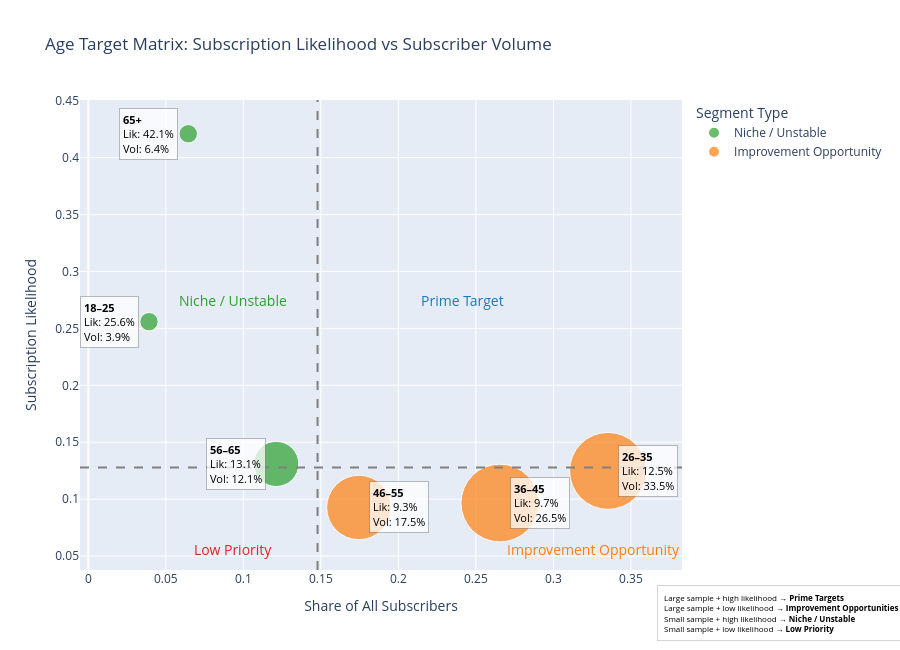

The notebook cell saved with this chart:
### Markdown cell above
> Result:
> - Age 65+ customers has highest conversion rate
> - Age 26-45 is a larger group of subscribers but have low responsiveness

### Code cell
# Target Matrix with plotly to show the target segments based on subscription likelihood and subscriber volume by age group

import pandas as pd
import plotly.express as px

# --- Prepare data ---
df['y_binary'] = df['y'].apply(lambda x: 1 if x=='yes' else 0)

# Likelihood table
likelihood = df.groupby('age_group')['y_binary'].mean().reset_index()
likelihood.rename(columns={'y_binary': 'likelihood'}, inplace=True)

# Volume table (share of all subscribers)
subscriber_counts = df[df['y'] == 'yes'].groupby('age_group').size().reset_index(name='subscriber_count')
total_subscribers = subscriber_counts['subscriber_count'].sum()
subscriber_counts['volume_share'] = subscriber_counts['subscriber_count'] / total_subscribers

# Sample size table
sample_size = df.groupby('age_group').size().reset_index(name='sample_size')

# Merge all metrics
merged = likelihood.merge(subscriber_counts, on='age_group', how='left')
merged = merged.merge(sample_size, on='age_group', how='left')
merged['volume_share'] = merged['volume_share'].fillna(0)

# --- Compute thresholds ---
likelihood_threshold = merged['likelihood'].median()
volume_threshold = merged['volume_share'].median()

# --- Assign quadrant labels ---
def classify_quadrant(row):
    if row['volume_share'] >= volume_threshold and row['likelihood'] >= likelihood_threshold:
        return "Prime Target"
    elif row['volume_share'] >= volume_threshold and row['likelihood'] < likelihood_threshold:
        return "Improvement Opportunity"
    elif row['volume_share'] < volume_threshold and row['likelihood'] >= likelihood_threshold:
        return "Niche / Unstable"
    else:
        return "Low Priority"

merged['quadrant'] = merged.apply(classify_quadrant, axis=1)

# --- Quadrant color map ---
quadrant_colors = {
    "Prime Target":  "#1f77b4",              # blue
    "Improvement Opportunity": "#ff7f0e",  # orange
    "Niche / Unstable": "#2ca02c",          # green
    "Low Priority": "#d62728"         # red 
}

# --- Base scatter ---
fig = px.scatter(
    merged,
    x='volume_share',
    y='likelihood',
    color='quadrant',
    size='sample_size',
    hover_data={
        "age_group": True,
        "likelihood": ":.2%",
        "volume_share": ":.2%",
        "sample_size": True,
        "subscriber_count": True,
        "quadrant": True
    },
    title="Age Target Matrix: Subscription Likelihood vs Subscriber Volume",
    labels={'volume_share': 'Share of All Subscribers', 'likelihood': 'Subscription Likelihood'},
    size_max=55,
    color_discrete_map=quadrant_colors
)

# Add quadrant reference lines
fig.add_hline(y=likelihood_threshold, line_dash="dash", line_color="gray")
fig.add_vline(x=volume_threshold, line_dash="dash", line_color="gray")

fig.update_layout(width=900, height=650, legend_title_text="Segment Type")

# --- Quadrant labels ---
x_min, x_max = merged['volume_share'].min(), merged['volume_share'].max()
y_min, y_max = merged['likelihood'].min(), merged['likelihood'].max()

x_left  = (x_min + volume_threshold) / 2
x_right = (volume_threshold + x_max) / 2 
y_bottom = (y_min + likelihood_threshold) / 2 # not used but calculated for consistency
y_top    = (likelihood_threshold + y_max) / 2

# for improving the readability of "Improvement Opportunity" and "Low Priority" labels in the graph, we set a specific location for it
x_improve = volume_threshold + (x_max - volume_threshold) * 0.95
y_improve = y_min + (likelihood_threshold - y_min) * -1.05

fig.add_annotation(x=x_right, y=y_top, text="Prime Target", showarrow=False, font=dict(size=14, color= "#1f77b4"))
fig.add_annotation(x=x_improve, y=y_improve, text="Improvement Opportunity", showarrow=False, font=dict(size=14, color="#ff7f0e"))
fig.add_annotation(x=x_left, y=y_top, text="Niche / Unstable", showarrow=False, font=dict(size=14, color= "#2ca02c"))
fig.add_annotation(x=x_left, y=y_improve, text="Low Priority", showarrow=False, font=dict(size=14, color="#d62728"))

# --- Bubble labels ---
for _, row in merged.iterrows():

    label_text = (
        f"<b>{row['age_group']}</b><br>"
        f"Lik: {row['likelihood']:.1%}<br>"
        f"Vol: {row['volume_share']:.1%}"
    )

    if row['volume_share'] < volume_threshold:
        xanchor = "right"
        xshift = -10
    else:
        xanchor = "left"
        xshift = 10

    fig.add_annotation(
        x=row['volume_share'],
        y=row['likelihood'],
        text=label_text,
        showarrow=False,
        font=dict(size=11, color="black"),
        align="left",
        xanchor=xanchor,
        yanchor="middle",
        xshift=xshift,
        bgcolor="rgba(255,255,255,0.75)",
        bordercolor="rgba(0,0,0,0.25)",
        borderwidth=1,
        borderpad=3
    )
    # Add information box explaining quadrants
    fig.add_annotation(
        x=1.37, y=-0.15, xref="paper", yref="paper",
        text=(
        "Large sample + high likelihood → <b>Prime Targets</b><br>"
        "Large sample + low likelihood → <b>Improvement Opportunities</b><br>"
        "Small sample + high likelihood → <b>Niche / Unstable</b><br>"
        "Small sample + low likelihood → <b>Low Priority</b>"
        ),
        showarrow=False,
        align="left",
        font=dict(size=8, color="black"),
        bordercolor="lightgrey",
        borderwidth=1,
        borderpad=6,
        bgcolor="white",
        opacity=0.9)

fig.show()

### Figure 1 — Plotly figure (JSON) as saved in the notebook; plotly's stock layout.template omitted (floating-point values rounded to 4 significant figures)
{"data": [{"customdata": [["18–25", 809, 207, "Niche / Unstable"], ["56–65", 4896, 641, "Niche / Unstable"], ["65+", 810, 341, "Niche / Unstable"]], "hovertemplate": "quadrant=%{customdata[3]}<br>Share of All Subscribers=%{x:.2%}<br>Subscription Likelihood=%{y:.2%}<br>sample_size=%{customdata[1]}<br>age_group=%{customdata[0]}<br>subscriber_count=%{customdata[2]}<extra></extra>", "legendgroup": "Niche / Unstable", "marker": {"color": "#2ca02c", "size": [809, 4896, 810], "sizemode": "area", "sizeref": 4.805, "symbol": "circle"}, "mode": "markers", "name": "Niche / Unstable", "orientation": "v", "showlegend": true, "type": "scatter", "x": [0.03914, 0.1212, 0.06447], "xaxis": "x", "y": [0.2559, 0.1309, 0.421], "yaxis": "y"}, {"customdata": [["26–35", 14204, 1773, "Improvement Opportunity"], ["36–45", 14534, 1404, "Improvement Opportunity"], ["46–55", 9958, 923, "Improvement Opportunity"]], "hovertemplate": "quadrant=%{customdata[3]}<br>Share of All Subscribers=%{x:.2%}<br>Subscription Likelihood=%{y:.2%}<br>sample_size=%{customdata[1]}<br>age_group=%{customdata[0]}<br>subscriber_count=%{customdata[2]}<extra></extra>", "legendgroup": "Improvement Opportunity", "marker": {"color": "#ff7f0e", "size": [14204, 14534, 9958], "sizemode": "area", "sizeref": 4.805, "symbol": "circle"}, "mode": "markers", "name": "Improvement Opportunity", "orientation": "v", "showlegend": true, "type": "scatter", "x": [0.3352, 0.2655, 0.1745], "xaxis": "x", "y": [0.1248, 0.0966, 0.09269], "yaxis": "y"}], "layout": {"annotations": [{"font": {"color": "#1f77b4", "size": 14}, "showarrow": false, "text": "Prime Target", "x": 0.2415, "y": 0.2744}, {"font": {"color": "#ff7f0e", "size": 14}, "showarrow": false, "text": "Improvement Opportunity", "x": 0.3259, "y": 0.05575}, {"font": {"color": "#2ca02c", "size": 14}, "showarrow": false, "text": "Niche / Unstable", "x": 0.0935, "y": 0.2744}, {"font": {"color": "#d62728", "size": 14}, "showarrow": false, "text": "Low Priority", "x": 0.0935, "y": 0.05575}, {"align": "left", "bgcolor": "rgba(255,255,255,0.75)", "bordercolor": "rgba(0,0,0,0.25)", "borderpad": 3, "borderwidth": 1, "font": {"color": "black", "size": 11}, "showarrow": false, "text": "<b>18–25</b><br>Lik: 25.6%<br>Vol: 3.9%", "x": 0.03914, "xanchor": "right", "xshift": -10, "y": 0.2559, "yanchor": "middle"}, {"align": "left", "bgcolor": "white", "bordercolor": "lightgrey", "borderpad": 6, "borderwidth": 1, "font": {"color": "black", "size": 8}, "opacity": 0.9, "showarrow": false, "text": "Large sample + high likelihood → <b>Prime Targets</b><br>Large sample + low likelihood → <b>Improvement Opportunities</b><br>Small sample + high likelihood → <b>Niche / Unstable</b><br>Small sample + low likelihood → <b>Low Priority</b>", "x": 1.37, "xref": "paper", "y": -0.15, "yref": "paper"}, {"align": "left", "bgcolor": "rgba(255,255,255,0.75)", "bordercolor": "rgba(0,0,0,0.25)", "borderpad": 3, "borderwidth": 1, "font": {"color": "black", "size": 11}, "showarrow": false, "text": "<b>26–35</b><br>Lik: 12.5%<br>Vol: 33.5%", "x": 0.3352, "xanchor": "left", "xshift": 10, "y": 0.1248, "yanchor": "middle"}, {"align": "left", "bgcolor": "white", "bordercolor": "lightgrey", "borderpad": 6, "borderwidth": 1, "font": {"color": "black", "size": 8}, "opacity": 0.9, "showarrow": false, "text": "Large sample + high likelihood → <b>Prime Targets</b><br>Large sample + low likelihood → <b>Improvement Opportunities</b><br>Small sample + high likelihood → <b>Niche / Unstable</b><br>Small sample + low likelihood → <b>Low Priority</b>", "x": 1.37, "xref": "paper", "y": -0.15, "yref": "paper"}, {"align": "left", "bgcolor": "rgba(255,255,255,0.75)", "bordercolor": "rgba(0,0,0,0.25)", "borderpad": 3, "borderwidth": 1, "font": {"color": "black", "size": 11}, "showarrow": false, "text": "<b>36–45</b><br>Lik: 9.7%<br>Vol: 26.5%", "x": 0.2655, "xanchor": "left", "xshift": 10, "y": 0.0966, "yanchor": "middle"}, {"align": "left", "bgcolor": "white", "bordercolor": "lightgrey", "borderpad": 6, "borderwidth": 1, "font": {"color": "black", "size": 8}, "opacity": 0.9, "showarrow": false, "text": "Large sample + high likelihood → <b>Prime Targets</b><br>Large sample + low likelihood → <b>Improvement Opportunities</b><br>Small sample + high likelihood → <b>Niche / Unstable</b><br>Small sample + low likelihood → <b>Low Priority</b>", "x": 1.37, "xref": "paper", "y": -0.15, "yref": "paper"}, {"align": "left", "bgcolor": "rgba(255,255,255,0.75)", "bordercolor": "rgba(0,0,0,0.25)", "borderpad": 3, "borderwidth": 1, "font": {"color": "black", "size": 11}, "showarrow": false, "text": "<b>46–55</b><br>Lik: 9.3%<br>Vol: 17.5%", "x": 0.1745, "xanchor": "left", "xshift": 10, "y": 0.09269, "yanchor": "middle"}, {"align": "left", "bgcolor": "white", "bordercolor": "lightgrey", "borderpad": 6, "borderwidth": 1, "font": {"color": "black", "size": 8}, "opacity": 0.9, "showarrow": false, "text": "Large sample + high likelihood → <b>Prime Targets</b><br>Large sample + low likelihood → <b>Improvement Opportunities</b><br>Small sample + high likelihood → <b>Niche / Unstable</b><br>Small sample + low likelihood → <b>Low Priority</b>", "x": 1.37, "xref": "paper", "y": -0.15, "yref": "paper"}, {"align": "left", "bgcolor": "rgba(255,255,255,0.75)", "bordercolor": "rgba(0,0,0,0.25)", "borderpad": 3, "borderwidth": 1, "font": {"color": "black", "size": 11}, "showarrow": false, "text": "<b>56–65</b><br>Lik: 13.1%<br>Vol: 12.1%", "x": 0.1212, "xanchor": "right", "xshift": -10, "y": 0.1309, "yanchor": "middle"}, {"align": "left", "bgcolor": "white", "bordercolor": "lightgrey", "borderpad": 6, "borderwidth": 1, "font": {"color": "black", "size": 8}, "opacity": 0.9, "showarrow": false, "text": "Large sample + high likelihood → <b>Prime Targets</b><br>Large sample + low likelihood → <b>Improvement Opportunities</b><br>Small sample + high likelihood → <b>Niche / Unstable</b><br>Small sample + low likelihood → <b>Low Priority</b>", "x": 1.37, "xref": "paper", "y": -0.15, "yref": "paper"}, {"align": "left", "bgcolor": "rgba(255,255,255,0.75)", "bordercolor": "rgba(0,0,0,0.25)", "borderpad": 3, "borderwidth": 1, "font": {"color": "black", "size": 11}, "showarrow": false, "text": "<b>65+</b><br>Lik: 42.1%<br>Vol: 6.4%", "x": 0.06447, "xanchor": "right", "xshift": -10, "y": 0.421, "yanchor": "middle"}, {"align": "left", "bgcolor": "white", "bordercolor": "lightgrey", "borderpad": 6, "borderwidth": 1, "font": {"color": "black", "size": 8}, "opacity": 0.9, "showarrow": false, "text": "Large sample + high likelihood → <b>Prime Targets</b><br>Large sample + low likelihood → <b>Improvement Opportunities</b><br>Small sample + high likelihood → <b>Niche / Unstable</b><br>Small sample + low likelihood → <b>Low Priority</b>", "x": 1.37, "xref": "paper", "y": -0.15, "yref": "paper"}], "height": 650, "legend": {"itemsizing": "constant", "title": {"text": "Segment Type"}, "tracegroupgap": 0}, "shapes": [{"line": {"color": "gray", "dash": "dash"}, "type": "line", "x0": 0, "x1": 1, "xref": "x domain", "y0": 0.1279, "y1": 0.1279, "yref": "y"}, {"line": {"color": "gray", "dash": "dash"}, "type": "line", "x0": 0.1479, "x1": 0.1479, "xref": "x", "y0": 0, "y1": 1, "yref": "y domain"}], "title": {"text": "Age Target Matrix: Subscription Likelihood vs Subscriber Volume"}, "width": 900, "xaxis": {"anchor": "y", "domain": [0, 1], "title": {"text": "Share of All Subscribers"}}, "yaxis": {"anchor": "x", "domain": [0, 1], "title": {"text": "Subscription Likelihood"}}}}
